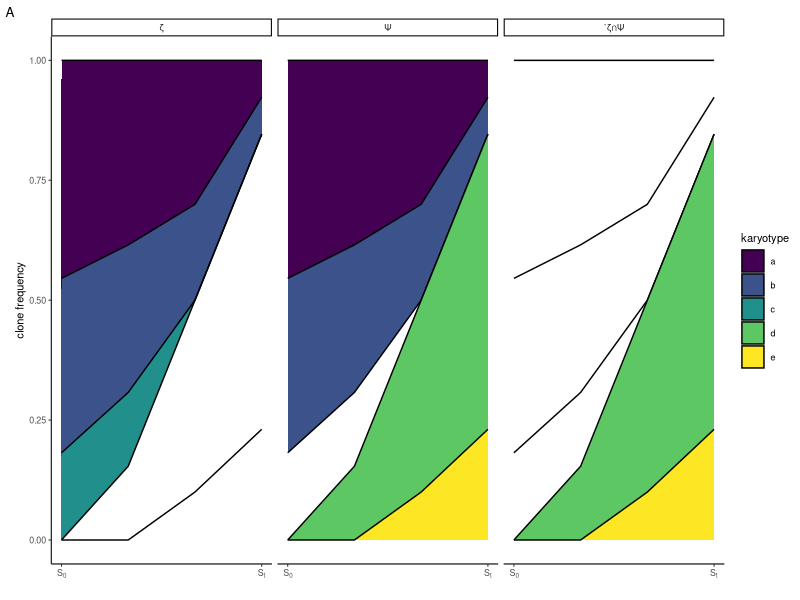

Recreate this plot in R.
## ---- chunk 1
knitr::opts_knit$set(root.dir = "~/projects/008_birthrateLandscape/ALFA-K/")
## ---- chunk 2
# Load necessary libraries
library(ggplot2)
library(reshape2)
library(dplyr)
library(viridis)

# Define the data manually
data <- data.frame(
  Time = rep(c(1, 2, 3, 4), times = 5),
  Clone = rep(c("Clone1", "Clone2", "Clone3", "Clone4", "Clone5"), each = 4),
  Frequency = c(10, 5, 3, 1,
                8, 4, 2, 1,
                4, 2, 0, 0,
                0, 2, 4, 8,
                0, 0, 1, 3)
)

# Normalize frequencies at each timepoint to sum to 1
data <- data %>%
  group_by(Time) %>%
  mutate(Frequency = Frequency / sum(Frequency))

# Add group information
data <- data %>%
  mutate(Group = case_when(
    Clone %in% c("Clone1", "Clone2") ~ "Group A",
    Clone == "Clone3" ~ "Group B",
    Clone %in% c("Clone4", "Clone5") ~ "Group C"
  ))

clone_names <- c("Clone1", "Clone2", "Clone3", "Clone4", "Clone5")
zeta <- clone_names[1:3]
psi <- clone_names[c(1:2,4:5)]
psiNzeta <- clone_names[c(4:5)]

groups <- list(zeta=zeta,
               psi=psi,
               psiNzeta=psiNzeta)
tmp <- do.call(rbind,lapply(unique(data$Group),function(di) {
  tmp <- data
  tmp$Group2 <- di
  tmp
  }))

tmp$Clone2 <- FALSE
tmp$Clone2[tmp$Group2=="Group A" & tmp$Clone%in%groups[[1]]] <- TRUE
tmp$Clone2[tmp$Group2=="Group B" & tmp$Clone%in%groups[[2]]] <- TRUE
tmp$Clone2[tmp$Group2=="Group C" & tmp$Clone%in%groups[[3]]] <- TRUE

lablr <- c('Group B' = " \u03A8 ",
           'Group A' = "  \u03B6  ",
           'Group C' = "\u0060\u03B6\u2229\u03A8")

tmp$Group2 <- lablr[tmp$Group2]

# Create a Muller plot using ggplot2
p0 <- ggplot(tmp, aes(x = Time, y = Frequency, group=Clone,fill = Clone,alpha=Clone2)) +
  geom_area(color="black") +
  scale_fill_viridis_d("karyotype",labels=letters[1:5])+
  guides(alpha="none")+
  scale_alpha_manual(values=c(0,1))+
  facet_wrap(~ Group2, ncol = 3) +
  theme_classic(base_size=8)+
  labs(tag="A")+
  scale_x_continuous("",breaks=c(1,4),labels=c(expression(S[0],S[t])))+
  scale_y_continuous("clone frequency")
